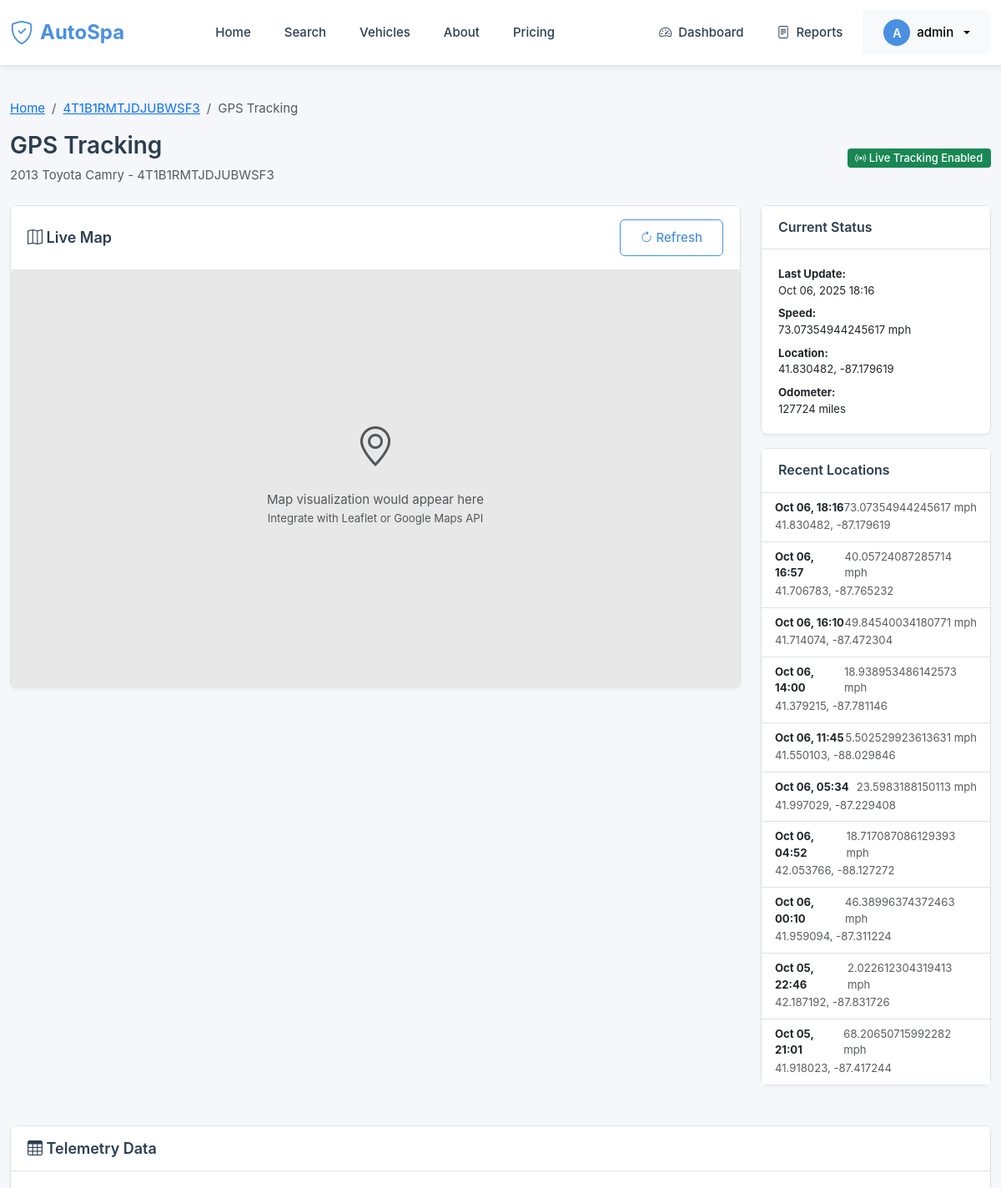
Page /vehicles/4T1B1RMTJDJUBWSF3/tracking/ (signed in, upper part) on the committed database.
### main_application/models.py (models this page shows, shortened)
class User(AbstractUser):
    ROLE_CHOICES = [
        ('guest', 'Guest'),
        ('verified_buyer', 'Verified Buyer'),
        ('dealer', 'Dealer'),
        ('fleet_admin', 'Fleet Administrator'),
        ('auditor', 'Auditor'),
        ('system_admin', 'System Administrator'),
    ]
    role = models.CharField(max_length=20, choices=ROLE_CHOICES, default='guest')
    phone_number = models.CharField(max_length=20, blank=True, null=True)
    company_name = models.CharField(max_length=255, blank=True, null=True)
    verified_at = models.DateTimeField(null=True, blank=True)
    consent_to_data_usage = models.BooleanField(default=False)
    consent_date = models.DateTimeField(null=True, blank=True)
    class Meta:
        db_table = 'users'
        indexes = [
            models.Index(fields=['role']),
            models.Index(fields=['email']),
        ]

class Vehicle(models.Model):
    TITLE_STATUS_CHOICES = [
        ('clean', 'Clean'),
        ('salvage', 'Salvage'),
        ('rebuilt', 'Rebuilt'),
        ('junk', 'Junk'),
        ('flood', 'Flood Damage'),
        ('hail', 'Hail Damage'),
        ('lemon', 'Lemon Law Buyback'),
    ]
    id = models.UUIDField(primary_key=True, default=uuid.uuid4, editable=False)
    vin = models.CharField(
        max_length=17,
        unique=True,
        db_index=True,
        validators=[RegexValidator(r'^[A-HJ-NPR-Z0-9]{17}$', 'Invalid VIN format')]
    )
    make = models.CharField(max_length=100, db_index=True)
    model = models.CharField(max_length=100, db_index=True)
    year = models.IntegerField(validators=[MinValueValidator(1900), MaxValueValidator(2100)])
    trim = models.CharField(max_length=100, blank=True, null=True)
    body_style = models.CharField(max_length=50, blank=True, null=True)
    color = models.CharField(max_length=50, blank=True, null=True)
    engine = models.CharField(max_length=100, blank=True, null=True)
    transmission = models.CharField(max_length=100, blank=True, null=True)
    drivetrain = models.CharField(max_length=50, blank=True, null=True)
    fuel_type = models.CharField(max_length=50, blank=True, null=True)
    displacement = models.DecimalField(max_digits=4, decimal_places=1, null=True, blank=True)
    cylinders = models.IntegerField(null=True, blank=True)
    manufacture_country = models.CharField(max_length=100, blank=True, null=True)
    manufacture_plant = models.CharField(max_length=100, blank=True, null=True)
    manufacture_date = models.DateField(null=True, blank=True)
    current_mileage = models.IntegerField(validators=[MinValueValidator(0)])
    current_title_status = models.CharField(max_length=20, choices=TITLE_STATUS_CHOICES, default='clean')
    is_stolen = models.BooleanField(default=False, db_index=True)
    current_owner_count = models.IntegerField(default=1, validators=[MinValueValidator(1)])
    consenting_for_tracking = models.BooleanField(default=False, db_index=True)
    tracking_consent_date = models.DateTimeField(null=True, blank=True)
    created_at = models.DateTimeField(auto_now_add=True)
    updated_at = models.DateTimeField(auto_now=True)
    last_reported_at = models.DateTimeField(null=True, blank=True)
    class Meta:
        db_table = 'vehicles'
        indexes = [
            models.Index(fields=['make', 'model', 'year']),
            models.Index(fields=['current_title_status']),
            models.Index(fields=['is_stolen']),
            models.Index(fields=['consenting_for_tracking']),
        ]

class TelemetryTrace(models.Model):
    id = models.UUIDField(primary_key=True, default=uuid.uuid4, editable=False)
    vehicle = models.ForeignKey(Vehicle, on_delete=models.CASCADE, related_name='telemetry_traces')
    timestamp = models.DateTimeField(db_index=True)
    latitude = models.DecimalField(max_digits=9, decimal_places=6)
    longitude = models.DecimalField(max_digits=9, decimal_places=6)
    accuracy = models.FloatField(null=True, blank=True)
    speed = models.FloatField(null=True, blank=True)
    heading = models.FloatField(null=True, blank=True)
    altitude = models.FloatField(null=True, blank=True)
    odometer = models.IntegerField(null=True, blank=True)
    device_id = models.CharField(max_length=100, blank=True, null=True)
    created_at = models.DateTimeField(auto_now_add=True)
    class Meta:
        db_table = 'telemetry_traces'
        ordering = ['-timestamp']
        indexes = [
            models.Index(fields=['vehicle', '-timestamp']),
            models.Index(fields=['timestamp']),
        ]

### main_application/views.py (the view)
# urls.py: path('vehicles/<str:vin>/tracking/', views.vehicle_tracking, name='vehicle_tracking'),
@login_required
def vehicle_tracking(request, vin):
    vehicle = get_object_or_404(Vehicle, vin=vin)
    if not vehicle.consenting_for_tracking:
        messages.warning(request, 'This vehicle does not have tracking enabled')
        return redirect('vehicle_detail', vin=vin)
    telemetry = vehicle.telemetry_traces.all()[:100]
    return render(request, 'main_application/vehicle_tracking.html', {
        'vehicle': vehicle,
        'telemetry': telemetry
    })

### templates/main_application/vehicle_tracking.html (shortened to what this page needs)
{% extends 'base.html' %}
{% block content %}
<div class="container-fluid">
    <nav aria-label="breadcrumb" class="mt-3">
        <ol class="breadcrumb">
            <li class="breadcrumb-item"><a href="{% url 'home' %}">Home</a></li>
            <li class="breadcrumb-item"><a href="{% url 'vehicle_detail' vehicle.vin %}">{{ vehicle.vin }}</a></li>
            <li class="breadcrumb-item active">GPS Tracking</li>
        </ol>
    </nav>
    <div class="d-flex justify-content-between align-items-center mb-4">
        <div>
            <h2>GPS Tracking</h2>
            <p class="text-muted mb-0">{{ vehicle.year }} {{ vehicle.make }} {{ vehicle.model }} - {{ vehicle.vin }}</p>
        </div>
        <div>
            <span class="badge bg-success"><i class="bi bi-broadcast"></i> Live Tracking Enabled</span>
        </div>
    </div>
    <div class="row">
        <div class="col-lg-9 mb-4">
            <div class="card">
                <div class="card-header d-flex justify-content-between align-items-center">
                    <h5 class="mb-0"><i class="bi bi-map"></i> Live Map</h5>
                    <button class="btn btn-sm btn-outline-primary" onclick="refreshMap()">
                        <i class="bi bi-arrow-clockwise"></i> Refresh
                    </button>
                </div>
                <div class="card-body p-0">
                    <div id="map">
                        <div class="d-flex align-items-center justify-content-center h-100">
                            <div class="text-center">
                                <i class="bi bi-geo-alt text-muted" style="font-size: 3rem;"></i>
                                <p class="text-muted mt-3">Map visualization would appear here<br><small>Integrate with Leaflet or Google Maps API</small></p>
                            </div>
                        </div>
                    </div>
                </div>
            </div>
        </div>
        <div class="col-lg-3 mb-4">
            <div class="card mb-3">
                <div class="card-header">
                    <h6 class="mb-0">Current Status</h6>
                </div>
                <div class="card-body">
                    {% if telemetry.first %}
                    <p class="small mb-2"><strong>Last Update:</strong><br>{{ telemetry.first.timestamp|date:"M d, Y H:i" }}</p>
                    <p class="small mb-2"><strong>Speed:</strong><br>{{ telemetry.first.speed|default:"N/A" }} mph</p>
                    <p class="small mb-2"><strong>Location:</strong><br>{{ telemetry.first.latitude }}, {{ telemetry.first.longitude }}</p>
                    <p class="small mb-0"><strong>Odometer:</strong><br>{{ telemetry.first.odometer|default:"N/A" }} miles</p>
                    {% else %}
                    <p class="text-muted small mb-0">No recent telemetry data</p>
                    {% endif %}
                </div>
            </div>
            <div class="card">
                <div class="card-header">
                    <h6 class="mb-0">Recent Locations</h6>
                </div>
                <div class="card-body p-0">
                    <div class="list-group list-group-flush">
                        {% for trace in telemetry|slice:":10" %}
                        <div class="list-group-item">
                            <div class="d-flex justify-content-between">
                                <small><strong>{{ trace.timestamp|date:"M d, H:i" }}</strong></small>
                                <small class="text-muted">{{ trace.speed|default:"0" }} mph</small>
                            </div>
                            <small class="text-muted">{{ trace.latitude }}, {{ trace.longitude }}</small>
                        </div>
                        {% empty %}
                        <div class="list-group-item">
                            <small class="text-muted">No location history</small>
                        </div>
                        {% endfor %}
                    </div>
                </div>
            </div>
        </div>
    </div>
    <div class="row">
        <div class="col-12">
            <div class="card">
                <div class="card-header">
                    <h5 class="mb-0"><i class="bi bi-table"></i> Telemetry Data</h5>
                </div>
                <div class="card-body">
                </div>
            </div>
        </div>
    </div>
</div>
{% endblock %}

### templates/base.html (shortened to what this page needs)
{% load static %}
<!DOCTYPE html>
<html lang="en">
<head>
    <link href="https://cdn.jsdelivr.net/npm/bootstrap@5.3.0/dist/css/bootstrap.min.css" rel="stylesheet">
    <link rel="stylesheet" href="https://cdn.jsdelivr.net/npm/bootstrap-icons@1.10.0/font/bootstrap-icons.css">
</head>
<body>
    <nav class="top-navbar">
        <div class="container-fluid">
            <div class="d-flex justify-content-between align-items-center">
                <div class="d-flex align-items-center gap-3">
                    <a class="navbar-brand" href="{% url 'home' %}">
                        <i class="bi bi-shield-check"></i>
                        <span>AutoSpa</span>
                    </a>
                </div>
                <div class="desktop-nav d-none d-lg-flex align-items-center gap-2">
                    <a class="nav-link" href="{% url 'home' %}">Home</a>
                    <a class="nav-link" href="{% url 'search' %}">Search</a>
                    <a class="nav-link" href="{% url 'vehicle_list' %}">Vehicles</a>
                    <a class="nav-link" href="{% url 'about' %}">About</a>
                    <a class="nav-link" href="{% url 'pricing' %}">Pricing</a>
                </div>
                <div class="d-flex align-items-center gap-2">
                    {% if user.is_authenticated %}
                        <a class="nav-link d-none d-lg-flex align-items-center" href="{% url 'dashboard' %}">
                            <i class="bi bi-speedometer2"></i> Dashboard
                        </a>
                        <a class="nav-link d-none d-lg-flex align-items-center" href="{% url 'report_list' %}">
                            <i class="bi bi-file-text"></i> Reports
                        </a>
                        <div class="dropdown">
                            <button class="btn btn-light dropdown-toggle d-flex align-items-center gap-2" type="button" id="userDropdown" data-bs-toggle="dropdown">
                                <div class="user-avatar">{{ user.username|slice:":1"|upper }}</div>
                                <span class="d-none d-sm-inline">{{ user.username }}</span>
                            </button>
                        </div>
                    {% else %}
                        <a class="btn btn-outline-primary" href="{% url 'login' %}">Login</a>
                        <a class="btn btn-primary" href="{% url 'register' %}">Register</a>
                    {% endif %}
                </div>
            </div>
        </div>
    </nav>
    <main class="py-4">
        {% block content %}{% endblock %}
    </main>
</body>
</html>

### templates/base.html (style rules this page uses)
:root { --primary-blue: #4a90e2; --secondary-blue: #357abd; --light-gray: #f5f7fa; --medium-gray: #e1e8ed; --text-dark: #2c3e50; --text-gray: #6c757d; --white: #ffffff; --border-color: #dee2e6; --success-green: #28a745; --warning-orange: #ff9800; --danger-red: #dc3545; --sidebar-width: 280px; }
* { margin: 0; padding: 0; box-sizing: border-box; }
body { font-family: -apple-system, BlinkMacSystemFont, "Segoe UI", Roboto, "Helvetica Neue", Arial, sans-serif; font-size: 0.938rem; color: var(--text-dark); background-color: var(--light-gray); overflow-x: hidden; }
.top-navbar { background-color: var(--white); box-shadow: 0 2px 8px rgba(0,0,0,0.08); padding: 0.75rem 0; position: sticky; top: 0; z-index: 1030; border-bottom: 1px solid var(--border-color); }
.navbar-brand { font-size: 1.5rem; font-weight: 700; color: var(--primary-blue) !important; display: flex; align-items: center; gap: 0.5rem; }
.navbar-brand i { font-size: 1.75rem; }
.nav-link { font-size: 0.938rem; color: var(--text-dark) !important; padding: 0.5rem 1rem !important; border-radius: 6px; transition: all 0.3s ease; font-weight: 500; }
.nav-link i { margin-right: 0.5rem; }
.btn { font-size: 0.938rem; padding: 0.625rem 1.5rem; border-radius: 6px; font-weight: 500; transition: all 0.3s ease; }
.btn-outline-primary { color: var(--primary-blue); border-color: var(--primary-blue); }
.card { border: 1px solid var(--border-color); border-radius: 8px; box-shadow: 0 2px 4px rgba(0,0,0,0.04); margin-bottom: 1.5rem; background-color: var(--white); transition: box-shadow 0.3s ease; }
.card-header { background-color: var(--white); border-bottom: 1px solid var(--border-color); padding: 1rem 1.25rem; font-size: 1rem; font-weight: 600; color: var(--text-dark); }
.card-body { padding: 1.25rem; }
.badge { font-size: 0.813rem; padding: 0.4em 0.75em; font-weight: 500; border-radius: 4px; }
h2 { font-size: 1.75rem; font-weight: 600; color: var(--text-dark); }
h5 { font-size: 1.125rem; font-weight: 600; color: var(--text-dark); }
h6 { font-size: 1rem; font-weight: 600; color: var(--text-dark); }
main { min-height: calc(100vh - 400px); }
.user-avatar { width: 32px; height: 32px; border-radius: 50%; background-color: var(--primary-blue); color: var(--white); display: flex; align-items: center; justify-content: center; font-weight: 600; font-size: 0.875rem; }

### templates/main_application/vehicle_tracking.html (style rules this page uses)
#map { height: 500px; width: 100%; background-color: #e8e8e8; border-radius: 4px; }

### rows in the picture
User: username "A", username "admin"
Vehicle: vin "4T1B1RMTJDJUBWSF3", year "2013", make "Toyota", model "Camry"
TelemetryTrace: first.timestamp "Oct 06, 2025 18:16", first.speed "73.07354944245617", first.latitude "41.830482", first.longitude "-87.179619", first.odometer "127724", timestamp "Oct 06, 18:16", speed "73.07354944245617", latitude "41.830482", longitude "-87.179619"
TelemetryTrace: timestamp "Oct 06, 16:57", speed "40.05724087285714", latitude "41.706783", longitude "-87.765232"
TelemetryTrace: timestamp "Oct 06, 16:10", speed "49.84540034180771", latitude "41.714074", longitude "-87.472304"
TelemetryTrace: timestamp "Oct 06, 14:00", speed "18.938953486142573", latitude "41.379215", longitude "-87.781146"
TelemetryTrace: timestamp "Oct 06, 11:45", speed "5.502529923613631", latitude "41.550103", longitude "-88.029846"
TelemetryTrace: timestamp "Oct 06, 05:34", speed "23.5983188150113", latitude "41.997029", longitude "-87.229408"
TelemetryTrace: timestamp "Oct 06, 04:52", speed "18.717087086129393", latitude "42.053766", longitude "-88.127272"
TelemetryTrace: timestamp "Oct 06, 00:10", speed "46.38996374372463", latitude "41.959094", longitude "-87.311224"
TelemetryTrace: timestamp "Oct 05, 22:46", speed "2.022612304319413", latitude "42.187192", longitude "-87.831726"
TelemetryTrace: timestamp "Oct 05, 21:01", speed "68.20650715992282", latitude "41.918023", longitude "-87.417244"
